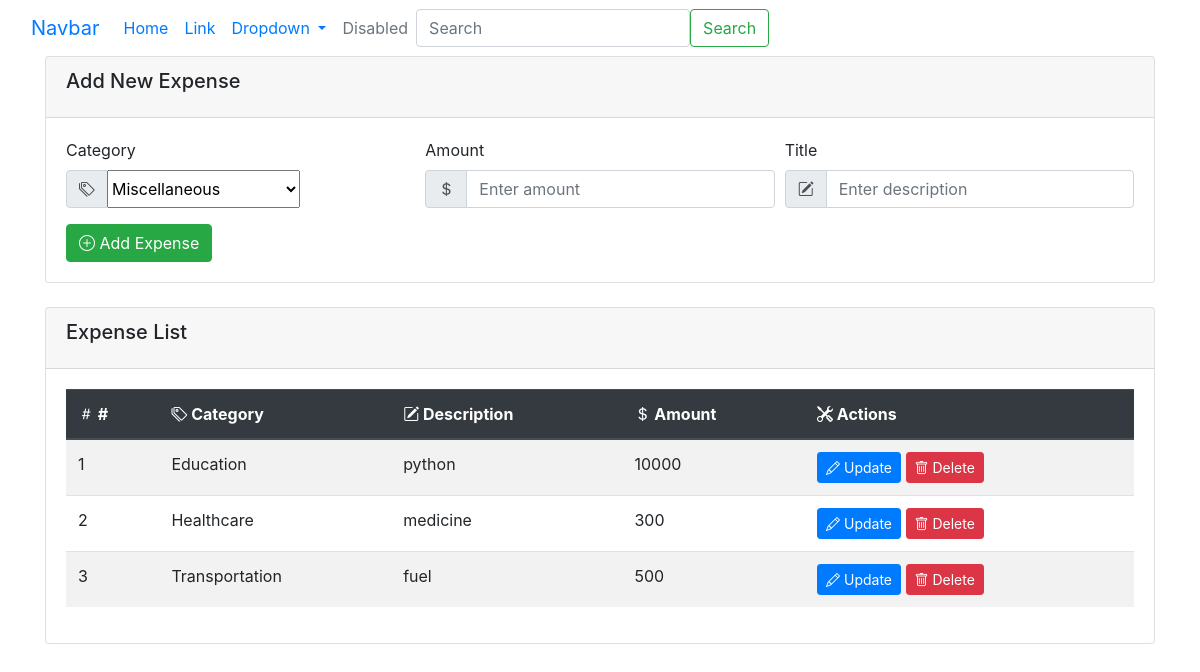
The page /expense/add (signed in) on the database as committed earlier.
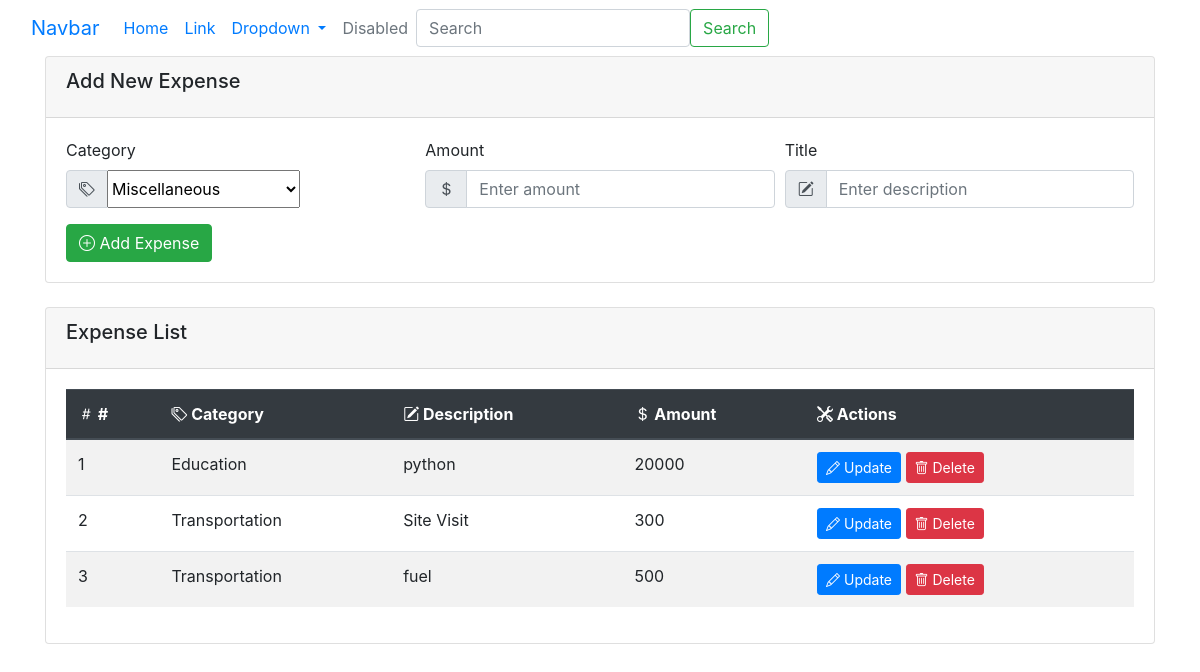
The same page on the database as committed later.
### myapp/models.py (models this page shows, shortened)
class Expense(models.Model):
    title = models.CharField(max_length=200)
    amount = models.PositiveIntegerField()
    EXPENSE_CATEGORIES = (
            ('Housing', 'Housing'),
            ('Transportation', 'Transportation'),
            ('Food', 'Food'),
            ('Healthcare', 'Healthcare'),
            ('Education', 'Education'),
            ('Entertainment', 'Entertainment'),
            ('Personal Care', 'Personal Care'),
            ('Debt Payments', 'Debt Payments'),
            ('Savings & Investments', 'Savings & Investments'),
            ('Gifts & Donations', 'Gifts & Donations'),
            ('Insurance', 'Insurance'),
            ('Travel', 'Travel'),
            ('Miscellaneous', 'Miscellaneous'),
        )
    category = models.CharField(max_length=100,choices=EXPENSE_CATEGORIES,default="Miscellaneous")
    created_at = models.DateTimeField(auto_now_add=True)
    owner = models.ForeignKey(User,on_delete=models.CASCADE)

### myapp/views.py (the view, shortened to what this page needs)
# urls.py: path('expense/add',views.ExpenseView.as_view(),name="expense-add"),
@method_decorator(signin_required,name="dispatch")
class ExpenseView(View):
     def get(self,request,*args,**kwargs):
        form_instance = ExpenseForm()
        qs=Expense.objects.filter(owner=request.user).order_by("-created_at")
        return render(request,"expense_add.html",{"form":form_instance,"data":qs})

### myapp/forms.py
class ExpenseForm(forms.ModelForm):
    class Meta:
        model= Expense
        exclude = ('created_at','owner')

### myapp/templates/expense_add.html (shortened to what this page needs)
{%extends 'base.html'%} {%block main_block%}
<div class="container">
  <div class="card mb-4">
    <div class="card-header">
      <h5 class="card-title">Add New Expense</h5>
    </div>
    <div class="card-body">
      <form method="post">
        <div class="form-row">
          <div class="form-group col-md-4">
            <label for="expenseCategory">Category</label>
            <div class="input-group">
              <div class="input-group-prepend">
                <span class="input-group-text"><i class="bi bi-tags"></i></span>
              </div>
              {{form.category}}
            </div>
          </div>
          <div class="form-group col-md-4">
            <label for="expenseAmount">Amount</label>
            <div class="input-group">
              <div class="input-group-prepend">
                <span class="input-group-text"
                  ><i class="bi bi-currency-dollar"></i
                ></span>
              </div>
              <input
                name="amount"
                type="number"
                class="form-control"
                id="expenseAmount"
                placeholder="Enter amount"
                required
              />
            </div>
          </div>
          <div class="form-group col-md-4">
            <label for="expenseDescription">Title</label>
            <div class="input-group">
              <div class="input-group-prepend">
                <span class="input-group-text"
                  ><i class="bi bi-pencil-square"></i
                ></span>
              </div>
              <input
                name="title"
                type="text"
                class="form-control"
                id="expenseDescription"
                placeholder="Enter description"
                required
              />
            </div>
          </div>
        </div>
        <button type="submit" class="btn btn-success">
          <i class="bi bi-plus-circle"></i> Add Expense
        </button>
      </form>
    </div>
  </div>
</div>
<div class="container">
  <div class="card">
    <div class="card-header">
      <h5 class="card-title">Expense List</h5>
    </div>
    <div class="card-body">
      <table class="table table-striped table-hover">
        <thead class="thead-dark">
          <tr>
            <th><i class="bi bi-hash"></i> #</th>
            <th><i class="bi bi-tags"></i> Category</th>
            <th><i class="bi bi-pencil-square"></i> Description</th>
            <th><i class="bi bi-currency-dollar"></i> Amount</th>
            <th><i class="bi bi-tools"></i> Actions</th>
          </tr>
        </thead>
        <tbody>
          {%for e in data%}
          <tr>
            <td>{{forloop.counter}}</td>
            <td>{{e.category}}</td>
            <td>{{e.title}}</td>
            <td>{{e.amount}}</td>
            <td>
              <a
                href="{%url 'expense-update' e.id%}"
                class="btn btn-primary btn-sm"
              >
                <i class="bi bi-pencil"></i> Update
              </a>
              <a
                href="{%url 'expense-delete' e.id%}"
                class="btn btn-danger btn-sm"
              >
                <i class="bi bi-trash"></i> Delete
              </a>
            </td>
          </tr>
          {%endfor%}
        </tbody>
      </table>
    </div>
  </div>
</div>
{%endblock%}

Rows that differ between the two databases and show on the page:
changed Expense "Education": amount "10000" → "20000"
changed Expense: category "Healthcare" → "Transportation"; title "medicine" → "Site Visit"
